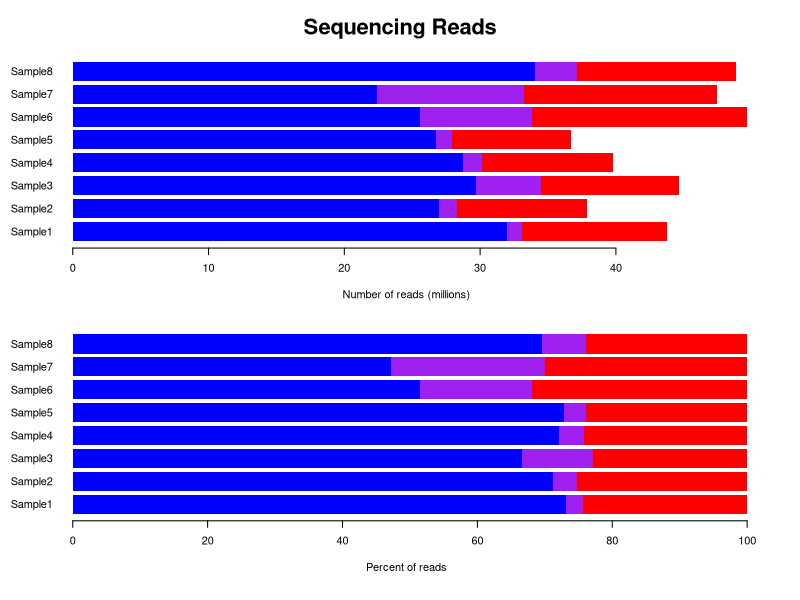
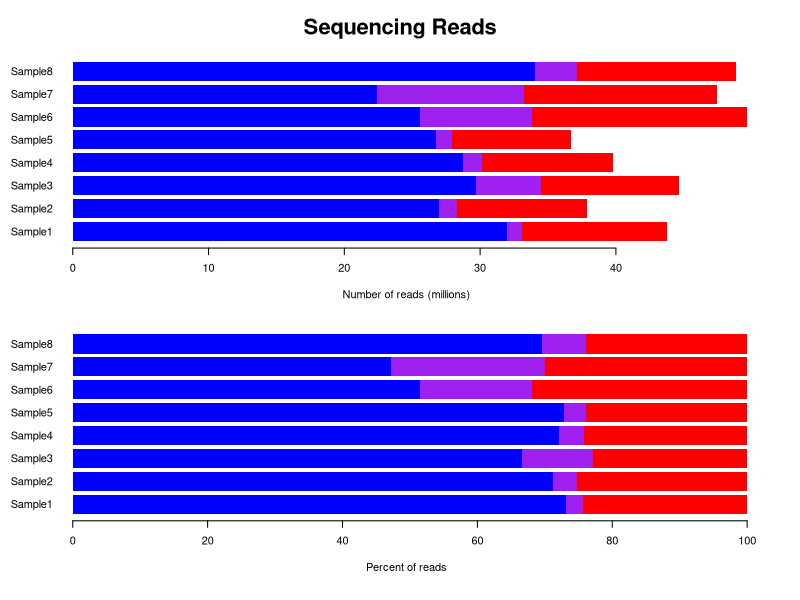

The R script that drew these images, in order:
# This code creates a multi-panel plot with barplots displaying the total and percentage values for alignment reads
##################
# Set up the data
# sample data frame with reads
ReadsTable<-structure(list(Total.Reads = c(43743601.2, 37888316.7, 44664123.66, 39804329.76, 36708833.46, 49666748.82, 47457348.9, 48866464.92), 
                           Aligned.Reads = c(33114730.74, 28309936.98, 34478776.02, 30168289.32, 27943990.62, 33808528.26, 33249888.36, 37155596.4), 
                           De.duplicated.alignments = c(32004797.76, 26982520.5, 29728794.42, 28707722.94, 26717704.26, 25559734.98, 22385229.36, 34029148.92)), 
                      .Names = c("Total.Reads", "Aligned.Reads", "De.duplicated.alignments"), 
                      row.names = c("Sample1", "Sample2", "Sample3", "Sample4", "Sample5", "Sample6", "Sample7", "Sample8"), 
                      class = "data.frame")
# calculate the percent alignment
ReadsTable$PercentAligned=signif(c(ReadsTable$Aligned.Reads / ReadsTable$Total.Reads)*100,digits = 4 )
# calculate the percent deduplicated
ReadsTable$PercentDedup=signif(c(ReadsTable$De.duplicated.alignments / ReadsTable$Total.Reads)*100,digits = 4 )
# calculate the number of unaligned reads
ReadsTable$UnalignedReads=c(ReadsTable$Total.Reads - ReadsTable$Aligned.Reads)
#calculate the percent unaligned reads
ReadsTable$PcntUnalignedReads=signif(c(ReadsTable$UnalignedReads / ReadsTable$Total.Reads)*100,digits=4)
# calculate the number of duplicated reads
ReadsTable$Duplicated=c(ReadsTable$Aligned.Reads - ReadsTable$De.duplicated.alignments)
# calculate the percent of duplicated
ReadsTable$PercentDup=signif(c(ReadsTable$Duplicated / ReadsTable$Total.Reads)*100,digits = 4 )

# save the values to be plotted into a transposed matrix, since thats what the barplot() likes
# # first just get the columns we want
Dup_Raw_Reads_df<-ReadsTable[,which(colnames(ReadsTable) %in% c("De.duplicated.alignments","Duplicated","UnalignedReads")) ] 
# reorder the columns because R is dumb
Dup_Raw_Reads_df<-Dup_Raw_Reads_df[c("De.duplicated.alignments","Duplicated","UnalignedReads")]

# Dup_Raw_Reads_Matrix<-t(as.matrix( ReadsTable[,which(colnames(ReadsTable) %in% c("De.duplicated.alignments","Duplicated","UnalignedReads")) ] ))
Dup_Raw_Reads_Matrix<-t(as.matrix(Dup_Raw_Reads_df))
# # divid the number of reads by 1million
Dup_Raw_Reads_Matrix<-signif(Dup_Raw_Reads_Matrix/1000000,digits = 4)

# # first just get the columns we want
Dup_Pcnt_Reads_df<-ReadsTable[,which(colnames(ReadsTable) %in% c("PercentDedup","PercentDup","PcntUnalignedReads")) ]
# reorder
Dup_Pcnt_Reads_df<-Dup_Pcnt_Reads_df[c("PercentDedup","PercentDup","PcntUnalignedReads")]
Dup_Pcnt_Reads_Matrix<-t(as.matrix(Dup_Pcnt_Reads_df))
# Dup_Pcnt_Reads_Matrix<-t(as.matrix( ReadsTable[,which(colnames(ReadsTable) %in% c("PercentDedup","PercentDup","PcntUnalignedReads")) ] ))


#####################
# Set up the plots

BARPLOT_COLORS<-c("blue","purple","red")

# setup the matrix for the plot layout
Raw_Reads_Matrix_matrix<-structure(c(1L, 2L, 2L, 2L, 2L, 2L, 3L, 3L, 3L, 3L, 3L, 1L, 2L, 
                                     2L, 2L, 2L, 2L, 3L, 3L, 3L, 3L, 3L, 1L, 2L, 2L, 2L, 2L, 2L, 3L, 
                                     3L, 3L, 3L, 3L, 1L, 2L, 2L, 2L, 2L, 2L, 3L, 3L, 3L, 3L, 3L),
                                   .Dim = c(11L,4L), 
                                   .Dimnames = list(NULL, c("V1", "V2", "V3", "V4")))
# looks like this
# > Raw_Reads_Matrix_matrix
# V1 V2 V3 V4
# [1,]  1  1  1  1
# [2,]  2  2  2  2
# [3,]  2  2  2  2
# [4,]  2  2  2  2
# [5,]  2  2  2  2
# [6,]  2  2  2  2
# [7,]  3  3  3  3
# [8,]  3  3  3  3
# [9,]  3  3  3  3
# [10,]  3  3  3  3
# [11,]  3  3  3  3

# setup the panel layout
layout(Raw_Reads_Matrix_matrix)
# layout.show(max(Raw_Reads_Matrix_matrix))  # use this to preview the layout

par(mar=c(0,0,4,0)) # need to set this for some reason
# on mar: A numerical vector of the form c(bottom, left, top, right) which gives the number of lines of margin to be specified on the four sides of the plot. 
# The default is c(5, 4, 4, 2) + 0.1.

# call blank plot to fill the first panel
plot(1,type='n',axes=FALSE,xlab="",ylab="",main = "Sequencing Reads",cex.main=2) 

# set up the Legend in the first panel
legend("bottom",legend=c("Deduplicated","Duplicated","Unaligned"),fill=BARPLOT_COLORS,bty = "n",ncol=length(BARPLOT_COLORS),cex=1.0)

# set the mar for the remaining panels
par(mar=c(6,5,0,4))
# create barplot for the two matrices
barplot(Dup_Raw_Reads_Matrix,horiz = T,col=BARPLOT_COLORS,border=NA,las=1,cex.names=1,xlab="Number of reads (millions)")
barplot(Dup_Pcnt_Reads_Matrix,horiz = T,col=BARPLOT_COLORS,border=NA,las=1,cex.names=1,xlab="Percent of reads")

# write a PDF version
pdf("alignment_summary_stats_reads_barplot.pdf",width = 8,height = 8)
layout(Raw_Reads_Matrix_matrix)
par(mar=c(0,0,4,0))
plot(1,type='n',axes=FALSE,xlab="",ylab="",main = "Sequencing Reads",cex.main=2)
legend("bottom",legend=c("Deduplicated","Duplicated","Unaligned"),fill=BARPLOT_COLORS,bty = "n",ncol=length(BARPLOT_COLORS),cex=1.0)
par(mar=c(6,5,0,4))
barplot(Dup_Raw_Reads_Matrix,horiz = T,col=BARPLOT_COLORS,border=NA,las=1,cex.names=1,xlab="Number of reads (millions)")
barplot(Dup_Pcnt_Reads_Matrix,horiz = T,col=BARPLOT_COLORS,border=NA,las=1,cex.names=1,xlab="Percent of reads")
dev.off()
